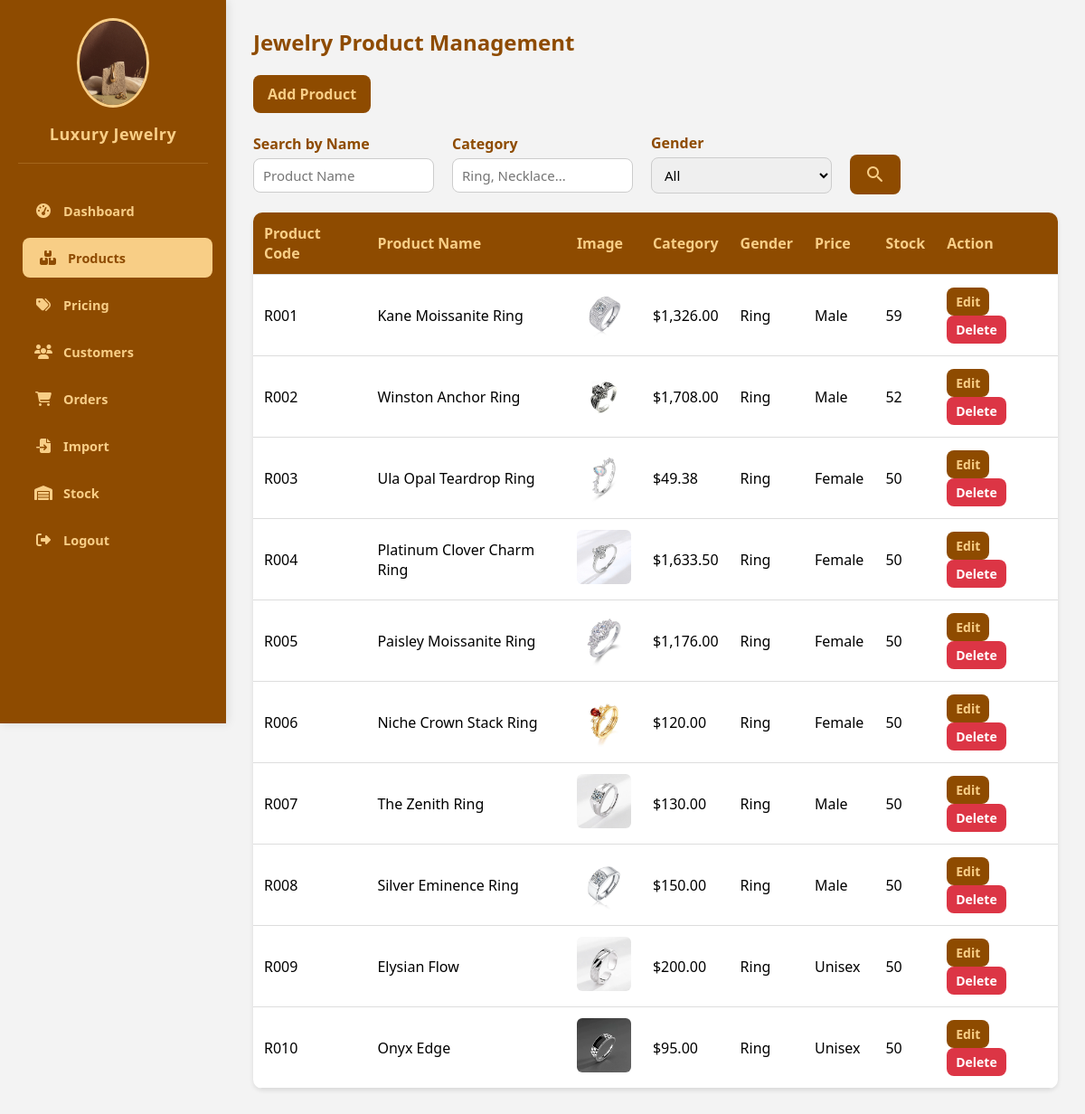
The page /Jewellery/admin/product_management.php on the database as committed earlier.
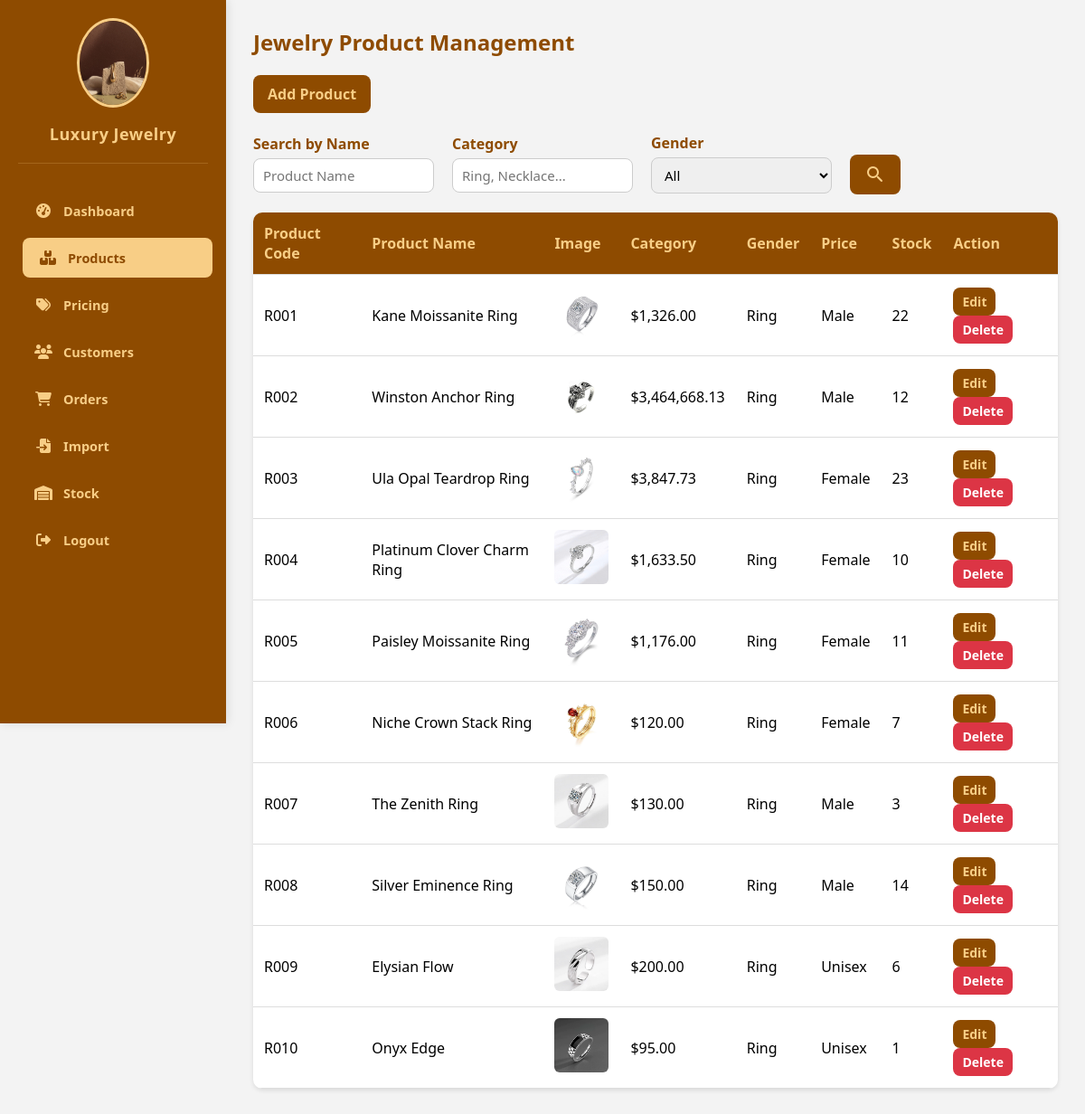
The same page on the database as committed later.
### tables this page shows
CREATE TABLE `products` (
  `id` varchar(50) NOT NULL,
  `name` varchar(255) DEFAULT NULL,
  `price` decimal(15,2) DEFAULT NULL,
  `image` varchar(255) DEFAULT NULL,
  `cost_price` decimal(15,2) DEFAULT 0.00,
  `profit_percent` int(11) DEFAULT 0,
  `stock` int(11) DEFAULT 0,
  `category` varchar(100) DEFAULT NULL,
  `gender` varchar(20) DEFAULT NULL
);

### Jewellery/admin/product_management.php (the view, shortened to what this page needs)
<?php
require_once '../config/config.php';
$limit = 10;
$page  = isset($_GET['page']) && is_numeric($_GET['page']) ? (int)$_GET['page'] : 1;
$start = ($page - 1) * $limit;
$search_name     = isset($_GET['product_name'])     ? trim($_GET['product_name'])     : '';
$search_category = isset($_GET['product_category']) ? trim($_GET['product_category']) : '';
$where_clause = "WHERE 1=1";
$sql    = "SELECT id AS code, name, image, price, stock, category, gender FROM products $where_clause ORDER BY id ASC LIMIT $start, $limit";
$result = $conn->query($sql);
$products = [];
if ($result && $result->num_rows > 0) {
    while ($row = $result->fetch_assoc()) {
        $products[] = $row;
    }
}
?>
<!DOCTYPE html>
<html lang="en">
<head>
  <link rel="stylesheet" href="admin_function.css">
  <link rel="stylesheet" href="https://cdnjs.cloudflare.com/ajax/libs/font-awesome/6.4.0/css/all.min.css">
</head>
<body>
<?php include 'sidebar_include.php'; ?>
  <div class="content">
    <section id="product-manage" class="section">
      <header><h1>Jewelry Product Management</h1></header>
      <div class="user-actions">
        <a href="add_product.php" class="btn">Add Product</a>
      </div>
      <form class="search-section" method="GET" action="product_management.php">
        <div class="search-group">
          <label class="search-label" for="product-name">Search by Name</label>
          <input type="text" id="product-name" name="product_name" class="search-input"
                 placeholder="Product Name" value="<?php echo htmlspecialchars($search_name); ?>">
        </div>
        <div class="search-group">
          <label class="search-label" for="product-category">Category</label>
          <input type="text" id="product-category" name="product_category" class="search-input"
                 placeholder="Ring, Necklace..." value="<?php echo htmlspecialchars($search_category); ?>">
        </div>
        <div class="search-group">
          <label class="search-label" for="product-gender">Gender</label>
          <select id="product-gender" name="product_gender" class="search-select">
            <option value="">All</option>
          </select>
        </div>
        <button type="submit" class="btn-search">
          <i class="material-icons-round">search</i>
        </button>
      </form>
      <div class="user-list">
        <table>
          <tr>
            <th>Product Code</th><th>Product Name</th><th>Image</th>
            <th>Category</th><th>Gender</th><th>Price</th><th>Stock</th><th>Action</th>
          </tr>
          <?php if (empty($products)): ?>
          <tr><td colspan="6" style="text-align:center;color:#888;padding:20px;">No products found.</td></tr>
          <?php else: ?>
          <?php foreach ($products as $p): ?>
          <tr>
            <td><?php echo htmlspecialchars($p['code']); ?></td>
            <td><?php echo htmlspecialchars($p['name']); ?></td>
            <td>
              <?php if (!empty($p['image'])): ?>
                <img src="../images/<?php echo htmlspecialchars($p['image']); ?>"
                     alt="<?php echo htmlspecialchars($p['name']); ?>"
                     class="product-img"
                     onerror="this.style.display='none';this.nextElementSibling.style.display='inline-flex';">
              <?php else: ?>
                <span class="no-image">No img</span>
              <?php endif; ?>
            </td>
            <td>$<?php echo number_format((float)$p['price'], 2, '.', ','); ?></td>
            <td><?php echo htmlspecialchars($p['category']); ?></td>
            <td><?php echo htmlspecialchars($p['gender']); ?></td>
            <td><?php echo htmlspecialchars($p['stock']); ?></td>
            <td>
              <a href="edit_product.php?code=<?php echo urlencode($p['code']); ?>" class="btn small">Edit</a>
              <form method="POST" action="product_management.php" style="display:inline;">
                 <button type="submit" class="btn small"
                         style="background:#dc3545;color:white;border:none;cursor:pointer;"
                         onclick="return confirm('Are you sure you want to delete this product?');">Delete</button>
              </form>
            </td>
          </tr>
          <?php endforeach; ?>
          <?php endif; ?>
        </table>
      </div>
    </section>
  </div>
</body>
</html>

### Jewellery/admin/sidebar_include.php (shortened to what this page needs)
<?php
$current_page = basename($_SERVER['PHP_SELF']);
$current_dir  = basename(dirname($_SERVER['PHP_SELF']));
$base_path  = ($current_dir === 'admin') ? '' : '../';
$image_path = ($current_dir === 'admin') ? '../images/' : '../../images/';
function isActive($page, $dir = 'admin') {
    global $current_page, $current_dir;
    if ($dir === 'admin' && $current_dir === 'admin' && $current_page === $page) return 'active';
    return '';
}
?>
<link rel="stylesheet" href="https://cdnjs.cloudflare.com/ajax/libs/font-awesome/6.4.0/css/all.min.css">
<div class="sidebar">
    <div class="logo">
        <img src="<?php echo $image_path; ?>Admin_login.jpg" alt="Admin Logo">
        <h2>Luxury Jewelry</h2>
    </div>
    <div class="menu">
        <a href="<?php echo $base_path; ?>Administration_menu.php" class="<?php echo isActive('Administration_menu.php'); ?>">
            <i class="fas fa-tachometer-alt"></i> Dashboard
        </a>
        <a href="<?php echo $base_path; ?>product_management.php" class="<?php echo isActive('product_management.php'); ?>">
            <i class="fas fa-boxes"></i> Products
        </a>
        <a href="<?php echo $base_path; ?>Price Manage/pricing.php" class="<?php echo isActive('pricing.php', 'Price Manage'); ?>">
            <i class="fas fa-tags"></i> Pricing
        </a>
        <a href="<?php echo $base_path; ?>customer_management.php" class="<?php echo isActive('customer_management.php'); ?>">
            <i class="fas fa-users"></i> Customers
        </a>
        <a href="<?php echo $base_path; ?>Order Manage/order_management.php" class="<?php echo isActive('order_management.php', 'Order Manage'); ?>">
            <i class="fas fa-shopping-cart"></i> Orders
        </a>
        <a href="<?php echo $base_path; ?>Import_product/import_management.php" class="<?php echo isActive('import_management.php', 'Import_product'); ?>">
            <i class="fas fa-file-import"></i> Import
        </a>
        <a href="<?php echo $base_path; ?>Stock Manage/stocking_management.php" class="<?php echo isActive('stocking_management.php', 'Stock Manage'); ?>">
            <i class="fas fa-warehouse"></i> Stock
        </a>
        <a href="<?php echo $base_path; ?>admin_login.php?logout=1" class="logout-link" onclick="return confirm('Are you sure you want to logout?')">
            <i class="fas fa-sign-out-alt"></i> Logout
        </a>
    </div>
</div>

### Jewellery/admin/admin_function.css (style rules this page uses)
* { margin: 0; padding: 0; box-sizing: border-box; font-family: "Segoe UI", sans-serif; }
body { display: flex; min-height: 100vh; background-color: #f3f3f3; }
.sidebar { width: 250px; background-color: #8e4b00; color: #f8ce86; display: flex; flex-direction: column; padding: 20px; height: 100vh; position: fixed; left: 0; top: 0; overflow-y: auto; z-index: 1000; box-shadow: 2px 0 10px rgba(0,0,0,0.1); }
.logo { text-align: center; margin-bottom: 30px; padding-bottom: 20px; border-bottom: 1px solid rgba(248, 206, 134, 0.2); }
.logo img { width: 80px; border-radius: 50%; border: 3px solid #f8ce86; transition: transform 0.3s; }
.logo h2 { font-size: 18px; margin-top: 12px; color: #f8ce86; letter-spacing: 0.5px; }
.menu a { display: flex; align-items: center; gap: 12px; padding: 12px 18px; color: #f8ce86; text-decoration: none; border-radius: 8px; margin-bottom: 8px; font-weight: 600; font-size: 14.5px; transition: all 0.25s ease; }
.menu a i { width: 20px; text-align: center; font-size: 16px; }
.menu a:hover, .menu a.active { background-color: #f8ce86; color: #8e4b00; transform: translateX(5px); }
.content { flex: 1; padding: 30px; margin-left: 250px; }
.section { display: none; animation: fadeIn 0.4s ease; }
.section:target, .section:first-of-type { display: block; }
header h1 { color: #8e4b00; margin-bottom: 20px; }
table { width: 100%; border-collapse: collapse; background: white; border-radius: 10px; overflow: hidden; box-shadow: 0 2px 5px rgba(0, 0, 0, 0.1); }
th, td { padding: 12px; text-align: left; border-bottom: 1px solid #ddd; }
th { background-color: #8e4b00; color: #f8ce86; }
.btn { display: inline-block; padding: 10px 16px; background-color: #8e4b00; color: #f8ce86; text-decoration: none; border-radius: 8px; font-weight: bold; text-align: center; transition: all 0.3s; border: none; }
.btn.small { padding: 6px 10px; font-size: 14px; }
.search-section { display: flex; align-items: center; gap: 20px; margin: 20px 0; flex-wrap: wrap; }
.search-group { display: flex; flex-direction: column; }
.search-label { font-weight: bold; color: #8e4b00; margin-bottom: 5px; }
.search-input, select { padding: 8px 10px; border: 1px solid #ccc; border-radius: 8px; width: 200px; font-size: 15px; transition: all 0.3s ease; }
.btn-search, .btn-reset { background-color: #8e4b00; color: #f8ce86; border: none; border-radius: 8px; padding: 10px 16px; cursor: pointer; transition: all 0.3s ease; display: flex; align-items: center; justify-content: center; margin-top: 26px; }

### Jewellery/admin/product_management.php (style rules this page uses)
.section { display: block !important; }
.product-img { border-radius: 6px; object-fit: cover; width: 60px; height: 60px; }

Rows that differ between the two databases and show on the page:
changed products "Kane Moissanite Ring": stock "59" → "22"
changed products "Winston Anchor Ring": price "1,708.00" → "3,464,668.13"; stock "52" → "12"
changed products "Ula Opal Teardrop Ring": price "49.38" → "3,847.73"; stock "50" → "23"
changed products "Platinum Clover Charm Ring": stock "50" → "10"
changed products "Paisley Moissanite Ring": stock "50" → "11"
changed products "Niche Crown Stack Ring": stock "50" → "7"
changed products "The Zenith Ring": stock "50" → "3"
changed products "Silver Eminence Ring": stock "50" → "14"
changed products "Elysian Flow": stock "50" → "6"
changed products "Onyx Edge": stock "50" → "1"
